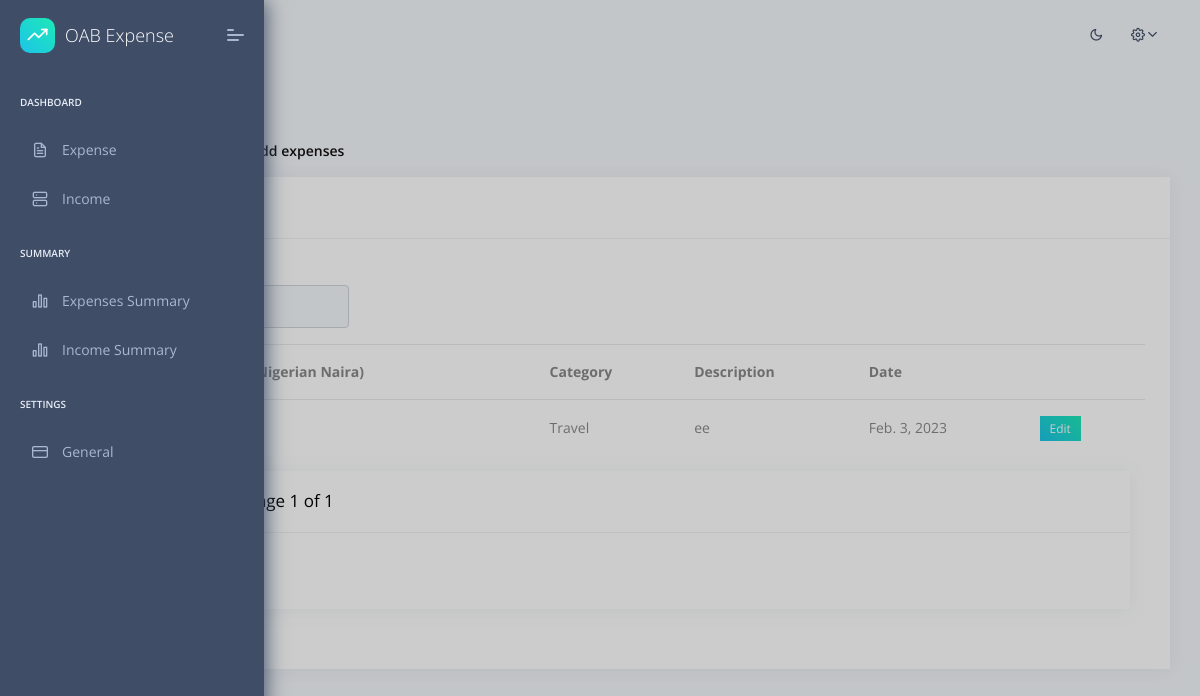
Page / (signed in) on the earlier database version.
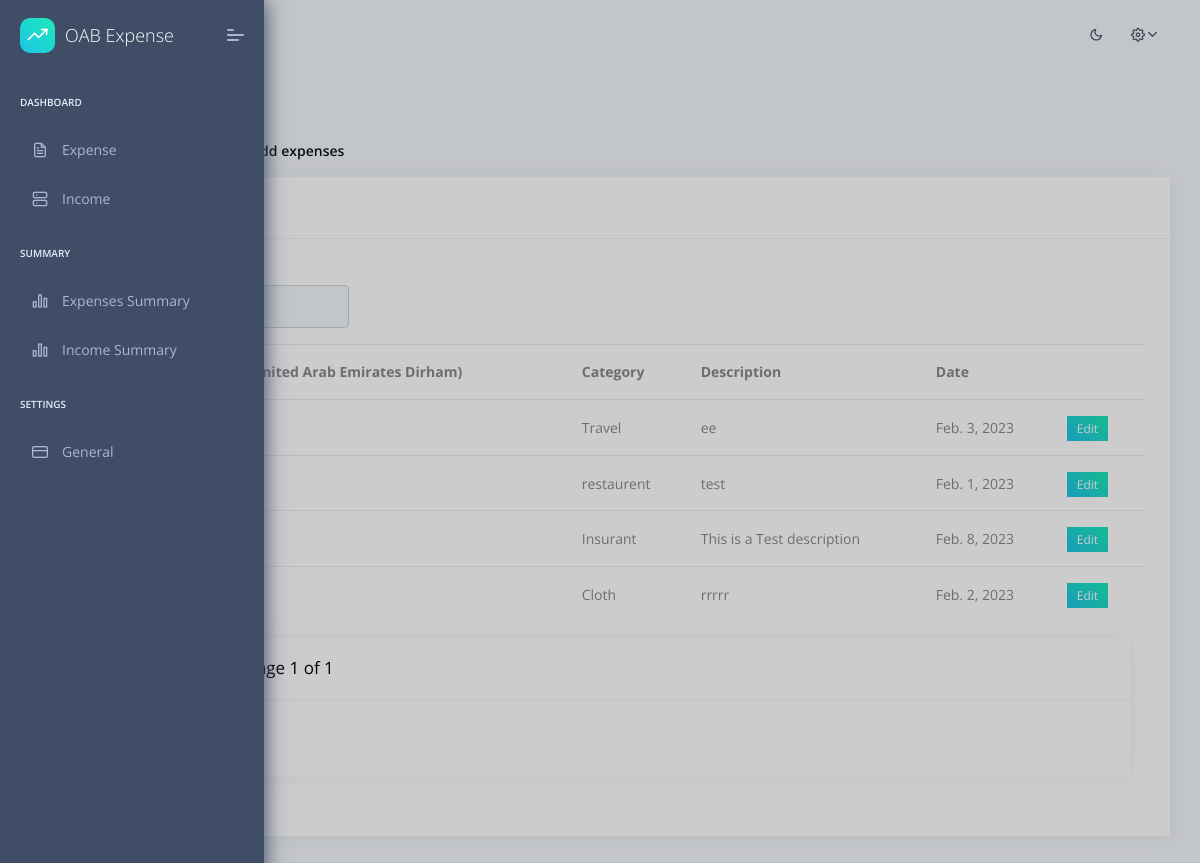
Same page on the later database version.
### apps/userpreferences/models.py (models this page shows, shortened)
class UserPreference(models.Model):
    user = models.OneToOneField(to=User, on_delete=models.CASCADE)
    currency = models.CharField(max_length=255, blank=True, null=True)

### apps/expense/models.py (models this page shows, shortened)
class Expense(models.Model):
    amount = models.FloatField()
    date = models.DateField(default=now)
    description = models.TextField()
    owner = models.ForeignKey(to=User, on_delete=models.CASCADE)
    category = models.CharField(max_length=266)
    class Meta:
        ordering: ['-date']

### apps/expense/views.py (the view)
# urls.py: path('', views.expense, name="expense"),
@login_required(login_url="/login/")
def expense(request):
    categories = Category.objects.all()
    expenses = Expense.objects.filter(owner=request.user)
    paginator = Paginator(expenses, 5)
    page_number = request.GET.get('page')
    page_obj = Paginator.get_page(paginator, page_number)
    currency = UserPreference.objects.get(user=request.user).currency
    context = {
        'expenses': expenses,
        'page_obj': page_obj,
        'currency': currency
    }
    return render(request, 'expense/expense.html', context)

### apps/context_processors.py (called while the page is built)
def cfg_assets_root(request):
    return { 'ASSETS_ROOT' : settings.ASSETS_ROOT }

### apps/templates/expense/expense.html (shortened to what this page needs)
{% extends "layouts/base.html" %}
{% load static %}
{% block content %}
    <div class="pcoded-main-container">
        <div class="pcoded-wrapper">
            <div class="pcoded-content">
                <div class="pcoded-inner-content">
                    <div class="page-header">
                        <div class="page-block">
                            <div class="row align-items-center">
                                <div class="col-md-12">
                                    <div class="page-header-title">
                                        <h5 class="m-b-10">My Expenses</h5>
                                    </div>
                                    <ul class="breadcrumb">
                                        <li class="breadcrumb-item"><a href=""></a></li>
                                        <li class="breadcrumb-item"><a href="javascript:">My Expenses</a></li>
                                        <li class="breadcrumb-item"><a href="{% url 'add_expense' %}">Add expenses</a></li>
                                    </ul>
                                </div>
                            </div>
                        </div>
                    </div>
                    <div class="main-body">
                        <div class="page-wrapper">
                            <div class="row">
                                    <div class="col-xl-12">
                                        <div class="card">
                                            <div class="card-header">
                                            </div>
                                            <div class="card-block table-border-style">
                                                <div class="table-responsive">
                                                    <div class="">
                                                    {% if expenses.count %}
                                                    <div class="col-md-8 mt-3">
                                                        <div class="col-md-4">
                                                            <div class="form-group">
                                                            </div>
                                                        </div>
                                                    </div>
                                               <div class="app-table">
                                                <table class="table table-hover">
                                                    <thead>
                                                        <tr>
                                                            <th>Amount ({{currency}})</th>
                                                            <th>Category</th>
                                                            <th>Description</th>
                                                            <th>Date</th>
                                                            <th></th>
                                                        </tr>
                                                    </thead>
                                                    <tbody>
                                                        {% for expense in page_obj %}
                                                        <tr>
                                                            <td>{{ expense.amount}}</td>
                                                            <td>{{ expense.category}}</td>
                                                            <td>{{ expense.description}}</td>
                                                            <td>{{ expense.date}}</td>
                                                            <td><a class="label theme-bg text-white f-12" href="{% url 'expense-edit' expense.id %}">Edit</a></td>
                                                        </tr>
                                                        {% endfor %}
                                                    </tbody>
                                                </table>
                                               </div>
                                                </div>
                                                    <div class="col-sm-12 pagination-container">
                                                        <div class="card">
                                                            <div class="card-header">
                                                                <h5>Showing page {{page_obj.number}} of {{page_obj.paginator.num_pages}}</h5>
                                                            </div>
                                                            <div class="card-body">
                                                            </div>
                                                        </div>
                                                    </div>
                                                    {% endif %}
                                                </div>
                                            </div>
                                        </div>
                                    </div>
                            </div>
                        </div>
                    </div>
                </div>
            </div>
        </div>
    </div>
{% endblock content %}

### apps/templates/layouts/base.html (shortened to what this page needs)
<!DOCTYPE html>
<html lang="en">
<head>
    <link rel="stylesheet" href="{{ ASSETS_ROOT }}/fonts/fontawesome/css/fontawesome-all.min.css">
    <link rel="stylesheet" href="{{ ASSETS_ROOT }}/plugins/animation/css/animate.min.css">
    <link rel="stylesheet" href="{{ ASSETS_ROOT }}/css/style.css">
    <link rel="stylesheet" href="{{ ASSETS_ROOT }}/css/dark.css">
</head>
<body>
    {% include 'includes/sidebar.html' %}
    {% include 'includes/navigation.html' %}
    {% block content %}{% endblock content %}
</body>
</html>

### apps/templates/includes/sidebar.html (shortened to what this page needs)
<nav class="pcoded-navbar">
    <div class="navbar-wrapper">
        <div class="navbar-brand header-logo">
            <a href="/" class="b-brand">
                <div class="b-bg">
                    <i class="feather icon-trending-up"></i>
                </div>
                <span class="b-title">OAB Expense</span>
            </a>
            <a class="mobile-menu" id="mobile-collapse" href="javascript:"><span></span></a>
        </div>
        <div class="navbar-content scroll-div">
            <ul class="nav pcoded-inner-navbar">
                <li class="nav-item pcoded-menu-caption">
                    <label>Dashboard</label>
                </li>
                <li data-username="form elements advance componant validation masking wizard picker select"
                    class="nav-item ">
                    <a href="{% url 'expense' %}" class="nav-link "><span class="pcoded-micon"><i
                            class="feather icon-file-text"></i></span><span
                            class="pcoded-mtext">Expense</span></a>
                </li>
                <li data-username="Table bootstrap datatable footable"
                    class="nav-item ">
                    <a href="{% url 'income' %}" class="nav-link "><span class="pcoded-micon"><i
                            class="feather icon-server"></i></span><span class="pcoded-mtext">Income</span></a>
                </li>
                <li class="nav-item pcoded-menu-caption">
                    <label>Summary</label>
                </li>
                <li data-username="Charts Morris"
                    class="nav-item ">
                    <a href="" class="nav-link "><span
                        class="pcoded-micon"><i class="feather icon-bar-chart-2"></i></span><span class="pcoded-mtext">Expenses Summary</span></a>
                </li>
                <li data-username="Maps Google"
                    class="nav-item ">
                    <a href="" class="nav-link "><span
                        class="pcoded-micon"><i class="feather icon-bar-chart-2"></i></span><span
                        class="pcoded-mtext">Income Summary</span></a></li>
                <li class="nav-item pcoded-menu-caption">
                    <label>settings</label>
                </li>
                <li data-username="Support Page" class="nav-item {% if 'preferences' in segment %} active {% endif %}">
                    <a href="{% url 'preferences'%}" class="nav-link">
                        <span class="pcoded-micon">
                            <i class="feather icon-credit-card"></i>
                        </span>
                        <span class="pcoded-mtext">General</span>
                    </a>
                </li>
            </ul>
        </div>
    </div>
</nav>

### apps/templates/includes/navigation.html (shortened to what this page needs)
<header class="navbar pcoded-header navbar-expand-lg navbar-light">
    <div class="collapse navbar-collapse">
        <ul class="navbar-nav mr-auto">
            <li><a href="javascript:" class="full-screen" onclick="javascript:toggleFullScreen()"></a></li>
        </ul>
        <ul class="navbar-nav ml-auto">
            <li>
                <label>
                    <i class="icon feather icon-sun" id="theme-indicator"></i>
                </label>
            </li>
            <li>
                <div class="dropdown drp-user">
                    <a href="javascript:" class="dropdown-toggle" data-toggle="dropdown">
                        <i class="icon feather icon-settings"></i>
                    </a>
                </div>
            </li>
        </ul>
    </div>
</header>

### apps/static/assets/css/dark.css (style rules this page uses)
#theme-indicator { cursor: pointer; }
.pcoded-header label { color: #3f4d67; }

Differences in the rows shown:
changed UserPreference: currency "NGN - Nigerian Naira" → "AED - United Arab Emirates Dirham"
added Expense: category "restaurent", description "test", date "Feb. 1, 2023"
added Expense: category "Insurant", description "This is a Test description", date "Feb. 8, 2023"
added Expense: category "Cloth", description "rrrrr", date "Feb. 2, 2023"
